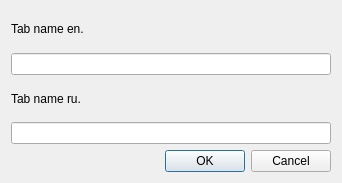
<?xml version="1.0" encoding="UTF-8"?>
<ui version="4.0">
 <class>TabInputDialog</class>
 <widget class="QDialog" name="TabInputDialog">
  <property name="geometry">
   <rect>
    <x>0</x>
    <y>0</y>
    <width>342</width>
    <height>183</height>
   </rect>
  </property>
  <property name="windowTitle">
   <string>Set tab name.</string>
  </property>
  <layout class="QVBoxLayout" name="verticalLayout">
   <item>
    <widget class="QLabel" name="label">
     <property name="text">
      <string>Tab name en.</string>
     </property>
    </widget>
   </item>
   <item>
    <widget class="QLineEdit" name="TabNameEn"/>
   </item>
   <item>
    <widget class="QLabel" name="label_2">
     <property name="text">
      <string>Tab name ru.</string>
     </property>
    </widget>
   </item>
   <item>
    <widget class="QLineEdit" name="TabNameRu"/>
   </item>
   <item>
    <widget class="QDialogButtonBox" name="buttonBox">
     <property name="orientation">
      <enum>Qt::Horizontal</enum>
     </property>
     <property name="standardButtons">
      <set>QDialogButtonBox::Cancel|QDialogButtonBox::Ok</set>
     </property>
    </widget>
   </item>
  </layout>
 </widget>
 <resources/>
 <connections>
  <connection>
   <sender>buttonBox</sender>
   <signal>accepted()</signal>
   <receiver>TabInputDialog</receiver>
   <slot>accept()</slot>
   <hints>
    <hint type="sourcelabel">
     <x>248</x>
     <y>254</y>
    </hint>
    <hint type="destinationlabel">
     <x>157</x>
     <y>274</y>
    </hint>
   </hints>
  </connection>
  <connection>
   <sender>buttonBox</sender>
   <signal>rejected()</signal>
   <receiver>TabInputDialog</receiver>
   <slot>reject()</slot>
   <hints>
    <hint type="sourcelabel">
     <x>316</x>
     <y>260</y>
    </hint>
    <hint type="destinationlabel">
     <x>286</x>
     <y>274</y>
    </hint>
   </hints>
  </connection>
 </connections>
</ui>
